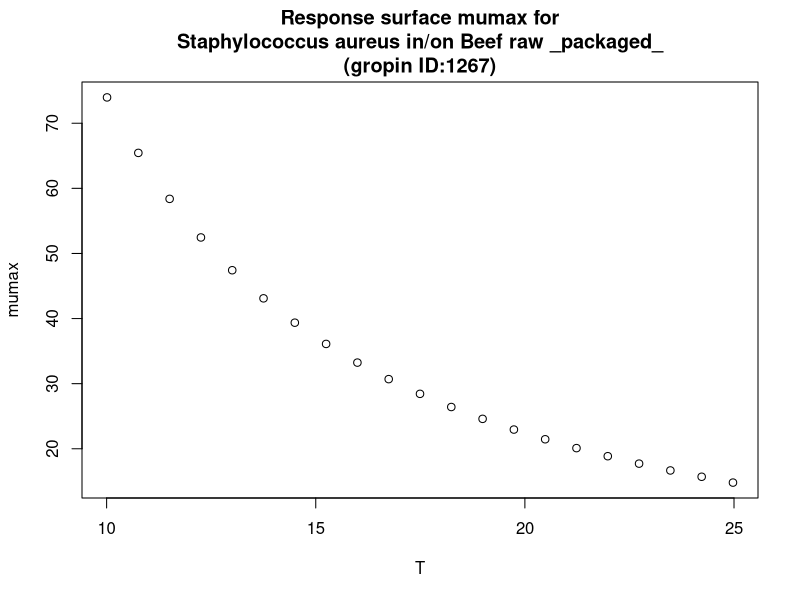

Reproduce this figure in R.
#############################
# start of Parameter script
#############################
T <- seq(10.01,24.975024975025,length.out=21)
#############################
# end of Parameter script
#############################
############################# 
# start of Model script Gropin ID 1267 
#############################
 
# constant coefficients for this model
 
variables <- data.frame(T)
argumentsPar <- expand.grid(variables)
 
# heart of the model
response_surface <- function(T) {
   mumax <-358.2/T-6.756+4503/T^2

return(mumax=mumax)
} 

# output parameters
responseSurface <- cbind(argumentsPar,response_surface(argumentsPar['T']))
colnames(responseSurface) <- c(colnames(argumentsPar),'mumax')
#############################
# End of Model script
#############################
############################# 
# start of Visualisation script Gropin ID 1267 
#############################
plot(T,responseSurface$'mumax',xlab='T',
                          ylab='mumax',main='Response surface mumax for
Staphylococcus aureus in/on Beef raw _packaged_
(gropin ID:1267)')
#############################
# End of Visualisation script
#############################
